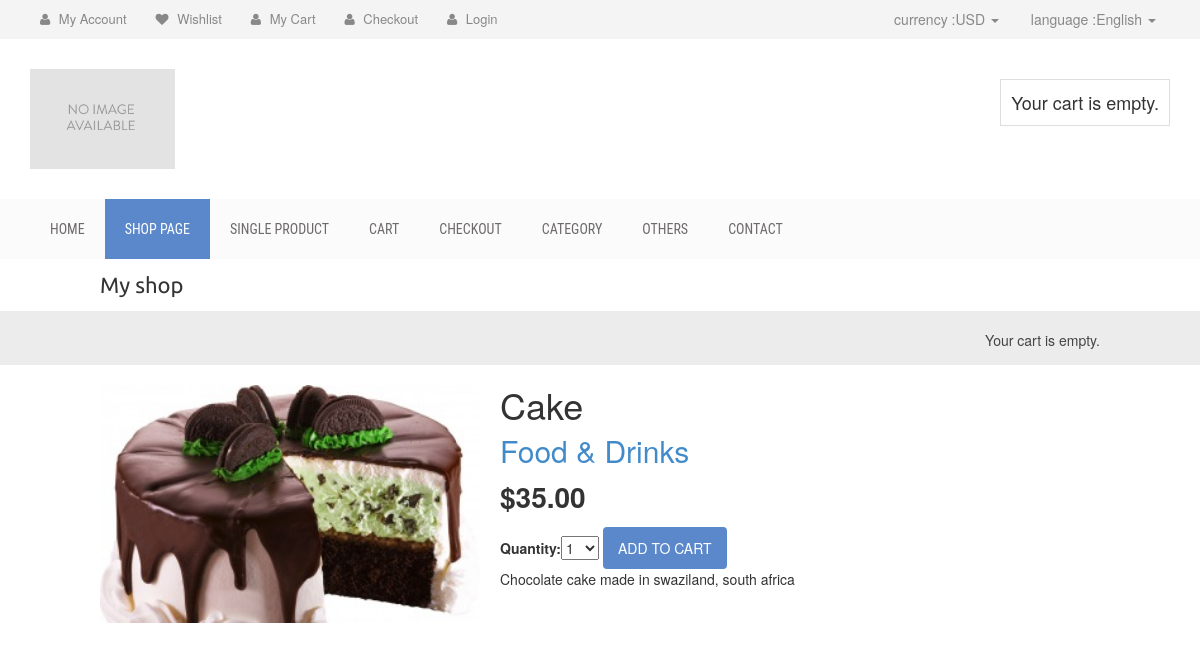
The page /2/cake/ on the database its author committed.
### shop/models.py (models this page shows, shortened)
class Product(models.Model):
    category = models.ForeignKey(Category,
                                 related_name='products')
    name = models.CharField(max_length=200, db_index=True)
    slug = models.SlugField(max_length=200, db_index=True)
    image = models.ImageField(upload_to='products/%Y/%m/%d',
                              blank=True)
    description = models.TextField(blank=True)
    price = models.DecimalField(max_digits=10, decimal_places=2)
    stock = models.PositiveIntegerField()
    available = models.BooleanField(default=True)
    created = models.DateTimeField(auto_now_add=True)
    updated = models.DateTimeField(auto_now=True)
    class Meta:
        ordering = ('name',)
        index_together = (('id', 'slug'),)

class Category(models.Model):
    name = models.CharField(max_length=200,
                            db_index=True)
    slug = models.SlugField(max_length=200,
                            db_index=True,
                            unique=True)
    def get_absolute_url(self):
        return reverse('shop:product_list_by_category',args=[self.slug])
    class Meta:
        ordering = ('name',)
        verbose_name = 'category'
        verbose_name_plural = 'categories'
    def __str__(self):
        return self.name

### shop/views.py (the view)
# urls.py: url(r'^(?P<id>\d+)/(?P<slug>[-\w]+)/$', views.product_detail, name='product_detail'),
def product_detail(request, id, slug):
    product = get_object_or_404(Product,
                                id=id,
                                slug=slug,
                                available=True)
    cart_product_form = CartAddProductForm()
    return render(request,
                  'shop/product/detail.html',
                  {'product': product,
                   'cart_product_form': cart_product_form})

### cart/forms.py
class CartAddProductForm(forms.Form):
    quantity = forms.TypedChoiceField(
        choices=PRODUCT_QUANTITY_CHOICES,
        coerce=int)
    update = forms.BooleanField(required=False,
                                initial=False,
                                widget=forms.HiddenInput)

### cart/cart.py (called while the page is built)
    def __len__(self):
        return sum(item['quantity'] for item in self.cart.values())

### cart/context_processors.py (called while the page is built)
def cart(request):
    return {'cart': Cart(request)}

### shop/templates/shop/product/detail.html (shortened to what this page needs)
{% extends "shop/base.html" %}
{% load static %}
{% block content %}
<div class="product-detail">
<img src="{% if product.image %}{{ product.image.url }}{% else %}
{% static "img/no_image.png" %}{% endif %}">
<h1>{{ product.name }}</h1>
<h2><a href="{{ product.category.get_absolute_url }}">{{ product.category }}</a></h2>
<p class="price">${{ product.price }}</p>
<form action="{% url "cart:cart_add" product.id %}" method="post">
{{ cart_product_form }}
<input type="submit" value="Add to cart">
</form>
{{ product.description|linebreaks }}
</div>
{% endblock %}

### shop/static/css/base.css (style rules this page uses)
body { margin:0; padding:0; font-family:helvetica, sans-serif; }
h1, h2, h3, h4, h5 , h6 { font-family: 'Ubuntu', sans-serif; font-weight:normal; }
a { text-decoration:none; color:#5993bb; }
a.button, input[type="submit"] { color:#fff; background:#5993bb; border-radius:4px; padding:10px 20px; font-size:14px; border:0; }
.product-detail { text-align:justify; }
.product-detail .price { color:#333; font-size:28px; font-weight:bold; }
.product-detail img { width:40%; float:left; padding:0 20px 20px 0; }
.product-detail h1 { margin-bottom:0; }
.product-detail h2 { margin-top:10px; }

### shop/static/css/style.css (style rules this page uses)
img { max-width: 100%; height: auto; }
h1, h2, h3, h4, h5, h6 { margin: 0 0 15px; }
body { font-family:Arial, Helvetica, sans-serif; }
a { color: #5a88ca }
input[type="submit"], button[type=submit] { background: none repeat scroll 0 0 #5a88ca; border: medium none; color: #fff; padding: 11px 20px; text-transform: uppercase; }

### shop/static/css/responsive.css (style rules this page uses)
@media only screen and (min-width: 992px) and (max-width: 1280px) { input[type="submit"], button[type="submit"] { padding: 11px 15px; } }

### rows shown on the page
Product: image (picture), name "Cake", category "Food & Drinks", price "35.00", description "Chocolate cake made in swaziland, south africa"
